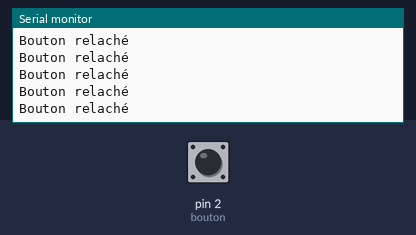
Recording of a sketch running on a simulated Arduino Uno, built with avr-gcc and run on an emulated ATmega328P. On the bench: the last lines printed to the serial monitor. The inputs (shaded band) are chosen by the test bench; at power-on: pin 2 (bouton) HIGH.

Above: at 1.2 s.
1.3 s: pin 2 (bouton) driven LOW
At 2.0 s:
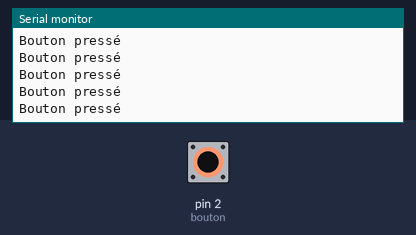
3.2 s: pin 2 (bouton) driven HIGH
At 4.0 s:
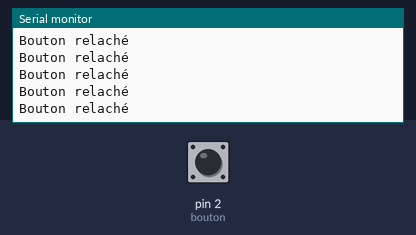
6.2 s: pin 2 (bouton) driven LOW
At 7.1 s:
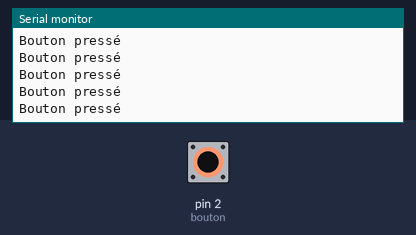
9.2 s: pin 2 (bouton) pulsed HIGH 5 times (0.12 s each, 0.3 s apart)
13.7 s: pin 2 (bouton) driven HIGH
At 14.7 s:
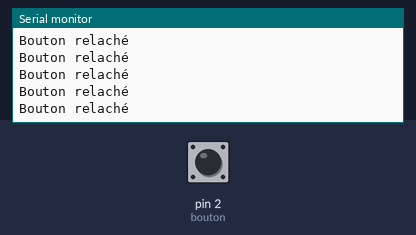

Measured:
- after the input at 1.3 s, the serial monitor: prints a new line after 0.08 s (image 1)
- after the input at 13.7 s, the serial monitor: prints a new line after 0.07 s (image 4)

The sketch:

test_bouton.ino
```cpp
const int bouton = 2; // Port où le bouton est connecté
int valeur_bouton;

void setup() {
  pinMode(bouton, INPUT);
  Serial.begin(9600);
}

void loop() {
  valeur_bouton = digitalRead(bouton);
  if (valeur_bouton == 0){ Serial.println("Bouton pressé");}
  else {Serial.println("Bouton relaché");}
}
```
